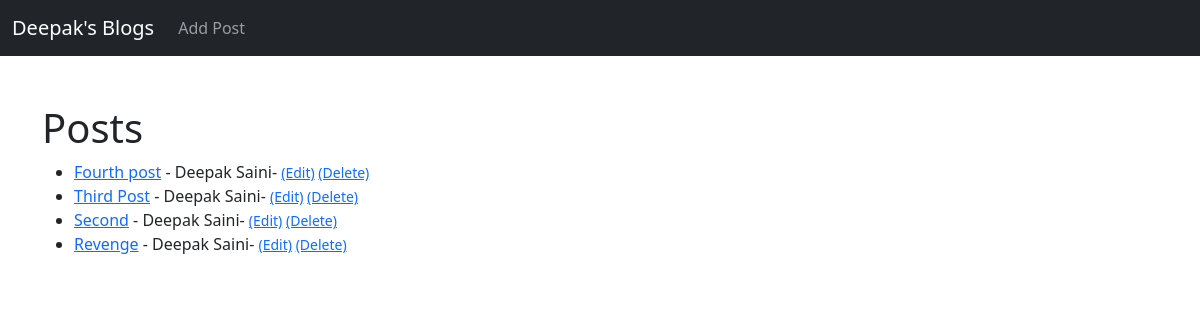
The page / on the database its author committed.
### blogdeep/models.py (models this page shows, shortened)
class Post(models.Model):
    title = models.CharField(max_length=255)
    title_tag = models.CharField(max_length=255 )
    author = models.ForeignKey(User , on_delete= models.CASCADE)
    body = models.TextField()

### blogdeep/views.py (the view)
# urls.py: path('' , HomeView.as_view() , name= "home"),
class HomeView(ListView):
    model = Post
    template_name = 'home.html'
    ordering = ['-id']

### blogdeep/templates/home.html
{% extends 'base.html' %}
{% block content %}
<h1>Posts</h1>
<ul>
{% for post in object_list %}
     <li><a href="{% url 'article-detail' post.pk %}"> {{post.title }}</a> - {{ post.author.first_name }}
        {{ post.author.last_name }}- <small>
                <a href="{% url 'update_post' post.pk %}">(Edit)</a>
                <a href="{% url 'delete_post' post.pk %}">(Delete)</a>
        </small>
        <br/>
      </li>
{% endfor%}
</ul>
{% endblock %}

### blogdeep/templates/base.html (shortened to what this page needs)
<!doctype html>
<html lang="en">
  <head>
    <link href="https://cdn.jsdelivr.net/npm/bootstrap@5.0.2/dist/css/bootstrap.min.css" rel="stylesheet">
  </head>
  <body>
    <nav class="navbar navbar-expand-lg navbar-dark bg-dark">
        <div class="container-fluid">
          <a class="navbar-brand" href="{% url 'home' %}">Deepak's Blogs</a>
          <div class="collapse navbar-collapse" id="navbarSupportedContent">
            <ul class="navbar-nav me-auto mb-2 mb-lg-0">
              <li class="nav-item">
                <a class="nav-link" href="{% url 'add_post' %}">Add Post</a>
              </li>
            </ul>
          </div>
        </div>
      </nav>
    <br/>
    <br/>
    <div class= "container">
     {% block content %}
     {% endblock %}
    </div>
  </body>
</html>

### rows shown on the page
Post: title "Fourth post", author.first_name "Deepak", author.last_name "Saini"
Post: title "Third Post", author.first_name "Deepak", author.last_name "Saini"
Post: title "Second", author.first_name "Deepak", author.last_name "Saini"
Post: title "Revenge", author.first_name "Deepak", author.last_name "Saini"
